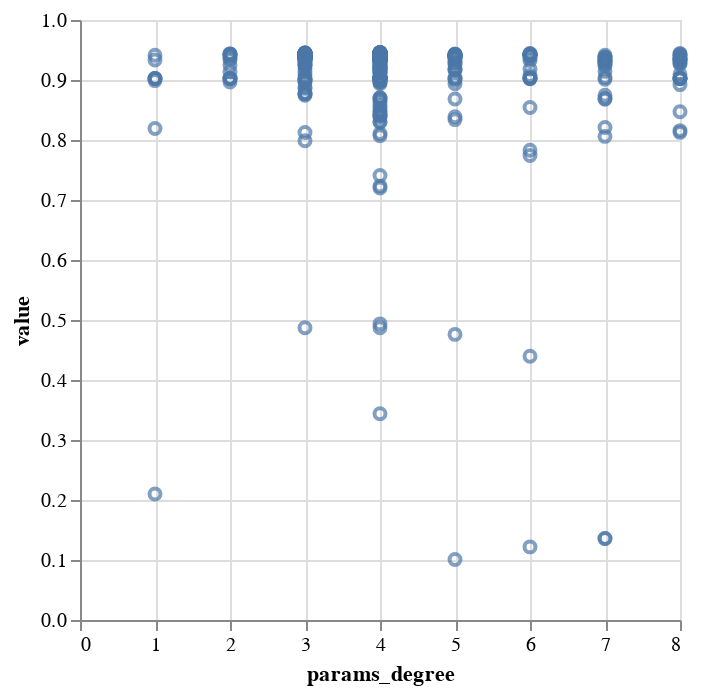

Notebook code cell kept with this figure:
### Markdown cell above
lower gamma is better choice for the model

### Code cell
alt.Chart(result).mark_point().encode(
    x='params_degree'
    ,y='value'
)

### Figure 1 — Vega-Lite specification as saved in the notebook (floating-point values rounded to 4 significant figures; data arrays with more than 128 entries replaced by an {"elided": "..."} marker saying what was removed)
{"config": {"view": {"continuousWidth": 300, "continuousHeight": 300}}, "data": {"name": "data-523cf368ca72025293a05e897d9a8861"}, "mark": {"type": "point"}, "encoding": {"x": {"field": "params_degree", "type": "quantitative"}, "y": {"field": "value", "type": "quantitative"}}, "$schema": "https://vega.github.io/schema/vega-lite/v5.20.1.json", "datasets": {"data-523cf368ca72025293a05e897d9a8861": {"elided": "500 records"}}}
